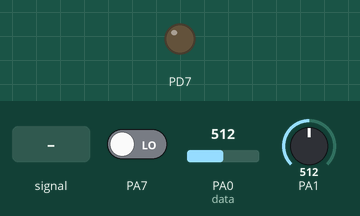
This program was run on a simulated ATmega644, built with avr-gcc and emulated at 16 MHz. Parts: output pins drawn as LEDs (lit = HIGH). The inputs (shaded band) are chosen by the test bench; at power-on: PA7 LOW, PA0 (data) = 512, PA1 = 512. What the program prints to the serial monitor is not drawn.

Above: at 1.2 s.
1.3 s: PA7 driven HIGH
At 3.8 s:
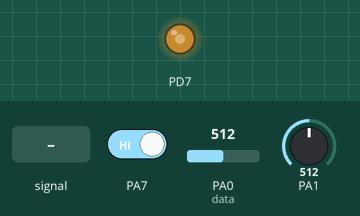
4.3 s: PA0 (data) fed a 200 Hz sine of ±81 counts around its level
Timing chart, 0 to 7.3 s (numbered marks = the images above; inputs shaded):
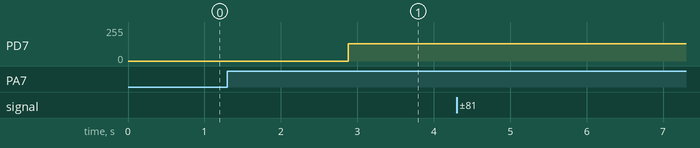

The program:

main.c
```c
/*
 * inverted_pendulum_sensor.c
 *
 * Created: 2021-05-09 17:58:52
 * Author : westr
 */


#define		F_CPU		16000000UL
#define		H1_SENS		0
#define		H2_SENS		1


#define		ADC_SWITCH	2

#define		NOTHING_VAL 0				//		Don tmove if e1 and e2 are less than this, likely an error
		//		PID REGULATOR
#define		DELTA_TIME	0.0004			//		For prescaler 32
//#define		P			3				//		Proportional value
//#define		Ki			15*DELTA_TIME				//		Integral	constant
//#define		Kd			1*DELTA_TIME				//		Derivative constant
//#define		Tao			0,1				//		Sampling time filter, (Använder som 2Tao-T)


//#define		TARGET_1	698				//		Target value for degree = 0. Gör om till variabel så kan vi köra den också?
//#define		TARGET_2	712

#define		MOVING_AVARAGE		60	//10 tidigare, funkar

#define BACKWARDS 0
#define FORWARD (1<<7)

#define RASPBERRY_PI_DELAY 2	//

#include <util/delay.h>
#include <avr/io.h>
#include <avr/interrupt.h>
#include "adc.h"
#include "usart.h"


double		P	=		3;				//		Proportional value
double		Ki	=		15*DELTA_TIME;				//		Integral	constant
double		Kd	=		1*DELTA_TIME;				//		Derivative constant
double		Tao	=		0.1;		//		Sampling time filter, (Använder som 2Tao-T)


volatile int adc_val;
volatile int H1 = 0;
volatile int H2 = 0;
volatile uint16_t buffer = 0;

volatile int e1 = 0;	// Change start values???
volatile int e2 = 0;	// Change start values???

volatile int H1_prev = 0;
volatile int H2_prev = 0;

volatile uint8_t moving_avarage_counter = 0;

int H1_MAX, H1_MIN, H2_MAX;
int H2_MIN;
int TARGET_1, TARGET_2;

volatile double prev_int = 0;
volatile double prev_deriv = 0;


int e_val_1 = 0;
int e_val_2 = 0;

volatile uint8_t prev_transmit;

//volatile uint16_t speed = 0;
volatile float speed = 0;
uint8_t motor_direction=0;

volatile uint8_t sensor = H1_SENS;
volatile uint8_t adc_switch_counter = 0;

volatile uint16_t transmit_counter = 0; /// Test

int max_speed_e1, max_speed_e2;

// Functions, move later
void setPID();
void send_motorspeed();
void startSeq();				//	Starting sequence... skönt att vi inte valde rotationsenkoder
void reset_counters();

int main(void)
{
	//	ADC
	setup_adc(0);
	adc_interrupt_enabled();
	adc_freerun();
	adc_start();
	adc_prescaler(PRESCALER128);
	//	USART
	usart_init();
	cli();

	DDRD |= (1<<7);	//	Remove later, for testing delta Time

	startSeq();

	//	REMOVE LATER

    while (1)
    {
		PORTD ^= (1<<PORTD7);
		//usart_transmit(50);
	}
}

ISR(ADC_vect){

	adc_val = ADC;
	adc_switch_counter++;
	//	PORTD ^= (1<<7);							//	For testing deltaTime
	if(adc_switch_counter<ADC_SWITCH){				//	Read twice after change
		return;
		}


	if(transmit_counter<=RASPBERRY_PI_DELAY){ // 250 tidigare
		transmit_counter++;
		return;}


	moving_avarage_counter++;
	if(sensor==H1_SENS){
		buffer+=adc_val;						//	Max value 65535 for uint16_t, FIX quit if buffer+adc_val>65535?
		if(moving_avarage_counter<MOVING_AVARAGE){
			return;
		}else{
			H1_prev = H1;
			H1 = buffer/MOVING_AVARAGE;
			e1=H1-TARGET_1;						//	e_1(t)
			//	Switch reading to other sensor, H2
			set_channel(ADC1);						//	Set ADC channel to PA1
			sensor=H2_SENS;
			moving_avarage_counter=0;
			buffer=0;


			setPID();
			}
		}
		else{
			buffer+=adc_val;
			if(moving_avarage_counter<MOVING_AVARAGE){
				return;
			}else{
				H2_prev = H2;
				H2 = buffer/MOVING_AVARAGE;
				//e2=abs(TARGET_2-H2);						// e_2(t)
				e2= H2-TARGET_2;
				//	Switch reading to other sensor, H1
				set_channel(ADC0);						//	Set ADC channel to PA0
				sensor=H1_SENS;
				moving_avarage_counter=0;
				buffer=0;


				setPID();
			}
		}
		/*
		if(e1>e2){// test, remove later
			usart_transmit((uint8_t) e1);
			return;
		}
		usart_transmit((uint8_t) e2);
		return;
		*/	//OK CORRECT VALUE


	//	adc_switch_counter=0;


		//Testar för att fixa så att den kan skicka rätt
	/*
		transmit_counter++;
		if(transmit_counter==500){ // 250 tidigare
			transmit_counter=0;
			getDegree();
		}*/


	//}
}


/*
*	\brief Determines degree depending on which sensor has the most correct reading
*	at the current place in time.
*/
void setPID(){

	if(e1<NOTHING_VAL && e2<NOTHING_VAL){
		e1=0;
		e2=0;
		prev_deriv=0;
		prev_int=0;
		return;
	}

	if(e1>e2){
		//speed = abs(P*e1+Ki*(TARGET_1-(H1+H1_prev)/2)+prev_int+Kd*(H1-H1_prev)+prev_deriv);//+Ki*(H1-H1_prev)*DELTA_TIME+Kd*(H1-H1_prev)*DELTA_TIME);			//	Negative multiplication due to the nature of TARGET-adc_val

		//speed = abs(P*e1+Ki*(TARGET_1-(H1+H1_prev)/2)+Kd*(H1-H1_prev));//+Ki*(H1-H1_prev)*DELTA_TIME+Kd*(H1-H1_prev)*DELTA_TIME);			//	Negative multiplication due to the nature of TARGET-adc_val

		//Med prev
		speed =  (P*e1+Ki*(TARGET_1-(H1+H1_prev)/2)+prev_int+Kd*(H1-H1_prev)+prev_deriv);


		prev_int=Ki*(TARGET_1-(H1+H1_prev)/2);
		prev_deriv=Tao*Kd*(H1-H1_prev);

		//motor_direction = FORWARD;
		if(speed<0){
			motor_direction = BACKWARDS;
			speed=-speed;
		}
			else{motor_direction = FORWARD;}
	}else{											//	Leaning towards H1, need to drive backwards, e2 should be used
		//speed = abs(P*e2+Ki*(TARGET_2-(H2+H2_prev)/2)+prev_int+Kd*(H2-H2_prev)+prev_deriv);//+Ki*(H2-H2_prev)*DELTA_TIME+Kd*(H2-H2_prev)*DELTA_TIME);			//	Negative multiplication due to the nature of TARGET-adc_val
		//speed = abs(P*e2+Ki*(TARGET_2-(H2+H2_prev)/2)+Kd*(H2-H2_prev));//+Ki*(H2-H2_prev)*DELTA_TIME+Kd*(H2-H2_prev)*DELTA_TIME);			//	Negative multiplication due to the nature of TARGET-adc_val

		speed = (P*e2+Ki*(TARGET_2-(H2+H2_prev)/2)+prev_int+Kd*(H2-H2_prev)+prev_deriv);

		prev_int=Ki*(TARGET_2-(H2+H2_prev)/2);
		prev_deriv=Tao*Kd*(H2-H2_prev);


		//motor_direction = BACKWARDS;
		if(speed<0){
			motor_direction = FORWARD;
			speed=-speed;
		}
		else{motor_direction = BACKWARDS;}
	}

	send_motorspeed();


}


void send_motorspeed()
{
	volatile uint8_t data;
	if(speed>=127){speed=126;}
	data = speed;

	data|=motor_direction;
	// Trying to send only when needed, but this causes an error when the motors dont get updated in
	// Inverted_pendulum_driver.py
	/*if(data!=prev_transmit){
	usart_transmit(data);
	}
	prev_transmit=data;*/

	usart_transmit(data);
	reset_counters();
}

void reset_counters(){
		adc_switch_counter = 0;							//	Already done at least two readings, keep going.
		transmit_counter=0;
}

void startSeq(){
	while(!(PINA&(1<<PINA7)));
	int buffer = 0;
	uint8_t nbr_avg = 10;
	uint8_t delay_time = 5;

	H1_MIN = ADC;
	_delay_ms(20);
	for(int i = 0; i<nbr_avg; i++){
		buffer+=ADC;
		_delay_ms(delay_time);
	}
	H1_MIN = buffer/nbr_avg;
	buffer=0;
	set_channel(ADC1);
	_delay_ms(20);

	H2_MAX = ADC;
	_delay_ms(20);
	for(int i = 0; i<nbr_avg; i++){
		buffer+=ADC;
		_delay_ms(delay_time);
	}
	H2_MAX = buffer/nbr_avg;
	buffer=0;
	_delay_ms(20);


	_delay_ms(500);
	while(!(PINA&(1<<PINA7)));


	H2_MIN = ADC;
	_delay_ms(20);
	for(int i = 0; i<nbr_avg; i++){
		buffer+=ADC;
		_delay_ms(delay_time);
	}
	H2_MIN = buffer/nbr_avg;
	buffer=0;
	set_channel(ADC0);
	_delay_ms(20);


	H1_MAX = ADC;
	_delay_ms(20);
	for(int i = 0; i<nbr_avg; i++){
		buffer+=ADC;
		_delay_ms(delay_time);
	}
	H1_MAX = buffer/nbr_avg;
	buffer=0;
	_delay_ms(20);


	_delay_ms(500);
	while(!(PINA&(1<<PINA7)));


	TARGET_1 = ADC;
	_delay_ms(20);
	for(int i = 0; i<nbr_avg; i++){
		buffer+=ADC;
		_delay_ms(delay_time);
	}
	TARGET_1 = buffer/nbr_avg;
	buffer=0;
	set_channel(ADC1);
	_delay_ms(20);

	TARGET_2 = ADC;
	_delay_ms(20);
	for(int i = 0; i<nbr_avg; i++){
		buffer+=ADC;
		_delay_ms(delay_time);
	}
	TARGET_2 = buffer/nbr_avg;
	buffer=0;
	set_channel(ADC0);
	_delay_ms(20);


	max_speed_e1 = abs(1*(TARGET_1-H1_MAX));		// FIX! FIND CORRECT VALUE FOR (H1-H1_prev)*DELTA_TIME+Kd*(H1-H1_prev)*DELTA_TIME). Measure what H1-H1_PREV could be at a maximum
	max_speed_e2 = abs(1*(TARGET_2-H2_MAX));		// FIX! FIND CORRECT VALUE FOR (H2-H2_prev)*DELTA_TIME+Kd*(H2-H2_prev)*DELTA_TIME). Measure what H1-H1_PREV could be at a maximum
	sei();
}
```

adc.c
```c
/*
 * adc.c
 *
 * Created: 2021-05-09 18:40:29
 *  Author: westr
 */

#include "adc.h"

void setup_adc(uint8_t single_ended_input){
	ADMUX &=  ~((1<<REFS0) | (1<<REFS1)); ///< AREF, Internal Vref turned off
	ADMUX |= single_ended_input;
	ADMUX |= (1<<REFS0);
	ADCSRA |= (1<<ADEN);	///< Analog-to-digital conversion enabled
}

void adc_prescaler(uint8_t PRESCALER){
	ADCSRA&= ~((1<<ADPS2)|(1<<ADPS1)|(1<<ADPS0));
	ADCSRA|=(PRESCALER);
}

void set_channel(uint8_t CHANNEL){
	ADMUX &=~(0b111);
	ADMUX |= CHANNEL;
}

void adc_interrupt_enabled(){
	ADCSRA |= (1<<ADIE);
}

void adc_interrupt_disbled(){
	ADCSRA &= ~(1<<ADIE);
}
void adc_freerun(){
	ADCSRA |= (1<<ADATE);
}
void adc_start(){
	ADCSRA |= (1<<ADSC);		///< Starting Analog-to-digital conversion
}
```

adc.h
```c
/*
 * adc.h
 *
 * Created: 2021-05-09 18:40:39
 *  Author: westr
 */

#ifndef _ADC_H_
#define _ADC_H_

#include <avr/io.h>


#define ADC0   0	///< Analog-to-Digital input on PORTA0, see datasheet for ATMEGA1284
#define ADC1   1	///< Analog-to-Digital input on PORTA1, see datasheet for ATMEGA1284
#define ADC2   2	///< Analog-to-Digital input on PORTA2, see datasheet for ATMEGA1284
#define ADC3   3	///< Analog-to-Digital input on PORTA3, see datasheet for ATMEGA1284
#define ADC4   4	///< Analog-to-Digital input on PORTA4, see datasheet for ATMEGA1284
#define ADC5   5	///< Analog-to-Digital input on PORTA5, see datasheet for ATMEGA1284
#define ADC6   6	///< Analog-to-Digital input on PORTA6, see datasheet for ATMEGA1284
#define ADC7   7	///< Analog-to-Digital input on PORTA7, see datasheet for ATMEGA1284

#define PRESCALER1		0b000
#define PRESCALER2		0b001
#define PRESCALER4		0b010
#define PRESCALER8		0b011
#define PRESCALER16		0b100
#define PRESCALER32		0b101
#define PRESCALER64		0b110
#define PRESCALER128	0b111


/**
*	\brief Setups the necessary bits in the ADMUX  and ADCSRA
*	registers for single ended input analog-to-digital
*	conversion with AREF as reference voltage. Enables
*	@param single_ended_input is used to set which pin
*	should be used as single ended input for the
*	Analog-to-Digital converter. Use the predefined
*	macros ADC0-ADC7 corresponding to the desired pin.
**/
void setup_adc(uint8_t single_ended_input);

/**
*	\brief Set which pin should be used to convert an analog signal
*	to a digital signal. Note that only one channel can be used at onece.
*	@param is used to set which channel. Use the predefined macros in adc.h
**/
void set_channel(uint8_t CHANNEL);

/**
*	\brief Sets the prescaler for the AD converter
*	@param is used to set the AD converters prescaler. User the predefined macros
*	PRESCALER1-128, defined in adc.h. Only one input can be used at once.
*	The first conversion after a switch may give a wrong reading. Therefore it's
*	better to disregard the first reading after a switch.
**/
void adc_prescaler(uint8_t PRESCALER);

/**
*	\brief Enables Analog-to-Digital conversion complete interrupts.
*	@param PRESCALER is used to set the prescaler. Use the predefined macros
**/

void adc_interrupt_enabled();
/**
*	\brief Disables Analog-to-Digital conversion complete interrupts.
**/
void adc_interrupt_disbled();
/**
	\brief Starts ADC conversion
**/
void adc_start();
/**
*	\brief Starts ADC conversion in freerunning mode
**/
void adc_freerun();

#endif
```

timer0.c
```c
/*
 * timer0.c
 *
 * Created: 2021-05-09 18:30:14
 *  Author: westr
 */


#include "timer0.h"

void timer0_setup(){
	TCCR0A |= (1<<COM0A1)|(1<<COM0A0); // Clear OC0A on Compare Match


}
```

timer0.h
```c
/*
 * timer0.h
 *
 * Created: 2021-05-09 18:30:25
 *  Author: westr
 */

#include <avr/io.h>

#ifndef _TIMER0_H_
#define _TIMER0_H_

void timer0_setup();
#endif
```

usart.c
```c
/*
 * usart.c
 *
 * Created: 2021-05-09 20:25:31
 *  Author: westr
 */

#include "usart.h"

void usart_init()
{
	UBRR0 = 8; // 9600=103 baud @ 16 MHz, 51=9600 @ 8 MHz
	//UBRR0L = 51;
	UCSR0B |= (1<<TXEN0) | (1<<RXEN0);// | (1 << RXCIE0);		//	Enable RX, TX
	//UCSR0C &= ~(1<<USBS0);									//	1 stop bit
	//UCSR0C |= (1<<UCSZ01) | (1<<UCSZ00);						//	8 bits
	//UCSR0C = (1<<UCSZ01) | (1<<UCSZ00);						//	8 bits
	//UCSR0C |= (3<<UCSZ00);
}

void transmit_speed(uint16_t speed)	//Ta bört?
{
	uint8_t tmp = (speed>>8);
	usart_transmit(tmp);
	tmp = speed;
	usart_transmit(tmp);
}

void usart_transmit(uint8_t tx_data)
{
	while(!(UCSR0A & (1<<UDRE0))); //Buffer upptagen
	UDR0 = tx_data;
}
```

usart.h
```c
/*
 * usart.h
 *
 * Created: 2021-05-09 20:25:37
 *  Author: westr
 */

#ifndef _USART_H_
#define _USART_H_

#include <avr/io.h>

/**
*	\brief Initiates USART with the baudrate 9600 baud, for a 8 MHz micro controller
*	with 8 bits and 1 stop bit.
*	Receive on PD0, RXD0. Transmit on PD1, TXD0. (Atmega644PA, see datasheet for other MCUs)
**/
void usart_init();

/**
*	\brief Transmits one byte of information as soon as the buffer is ready.
*	\param tx_data is the data that should be sent through USART.
**/
void usart_transmit(uint8_t tx_data);
#endif
```

Measured:
- after the input at 1.3 s, PD7: 0/255 → 129/255 after 1.6 s
- after the input at 4.3 s, every drawn part: stays the same
